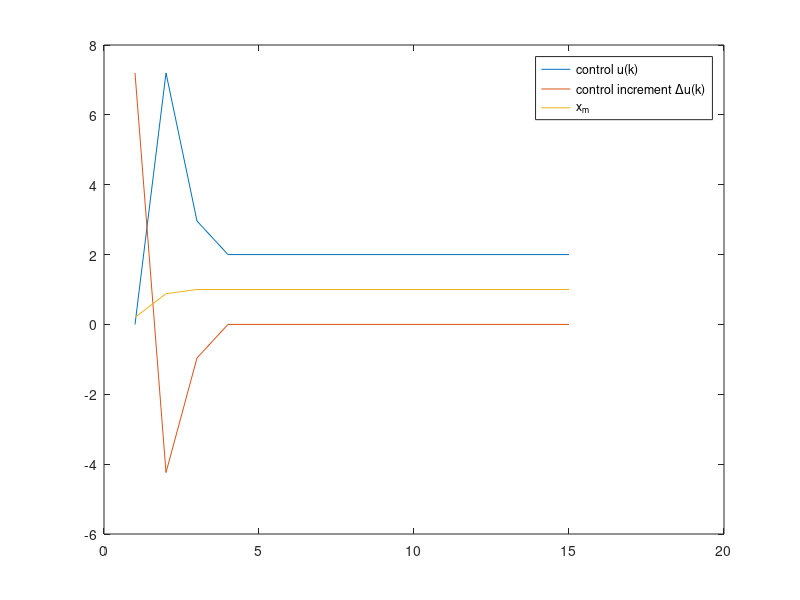

Recreate this plot in MATLAB.
%% Receding Horizon
%for graphics
L=15; %experimentation time
xm=zeros(1,L);
x=zeros(2,L);
y=zeros(1,L);
u=zeros(1,L);
du=zeros(1,L);

%initial conditions
xm(1)=0.2;
y(1)=0.2; % output of extended system
dx=0.1;
x(:,1)=[dx,y(1)]';
u(1)=0;
du(1)=7.2;
% model parameters
a=0.8;b=0.1;c=1;Np=10;Nc=4;
Am=a;
Bm=b;
Cm=1.0;
Om=0;
% state space with integral control
A=[[Am,Om'];[Cm*Am,1]];
B=[Bm;Cm*Bm];
C=[Om,1];

%fill up F
F=[];
Phi=[];
for N=1:Np
    F=[F;C*(A^N)];
end
%fillup Phi
for Nu=1:Nc
    vaux=[];
    for N=1:Np
        if N-Nu>=0
            delta=1;
        else
            delta=0;
        end
        vaux=[vaux;C*(A^(N-Nu))*B*delta];
    end
    Phi=[Phi;vaux];
end
Phi=reshape(Phi,Np,Nc);

%reference
rki=1;

Rs=ones(Np,1)*rki;
R=0*eye(Nc);

% Receding horizon
for k=2:L
    u(k)=u(k-1)+du(k-1);
    xm(k)=Am*xm(k-1)+Bm*u(k); %system 
    dx=xm(k)-xm(k-1);
    y(k)=xm(k);
    xki=[dx,y(k)]';
    DU=(Phi'*Phi+R)\Phi'*(Rs-F*xki);
    du(k)=DU(1);
end
figure
plot(u)
hold on
plot(du)
hold on
plot(xm)
legend('control u(k)','control increment \Deltau(k)','x_m')
